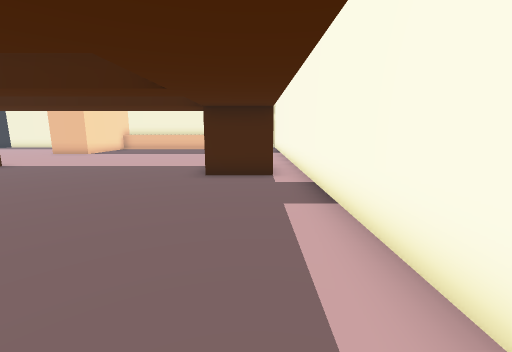
view 1 (above)

21 first-person views from a walk through a 3-D level made in the Godot game engine. The camera is 1.3 m above the floor, tilts 10° down and sees 90° across. The floor is counted in squares, 1 m on a side. Each view is taken from the middle of a square. On the plan, view 1 faces up. The plan holds only what a view shows up to about 13 squares ahead; the rest is blank.

view 2
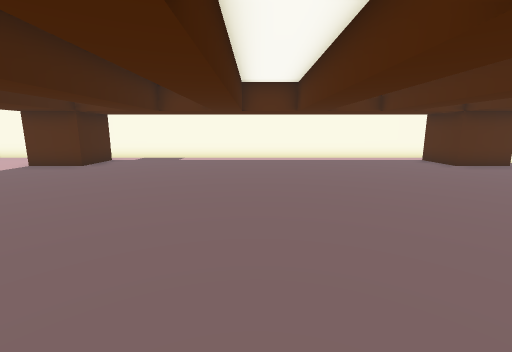

view 3
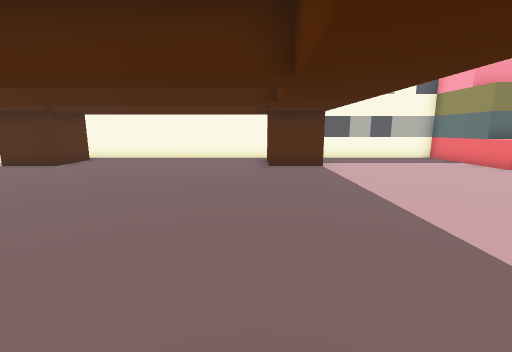

view 4
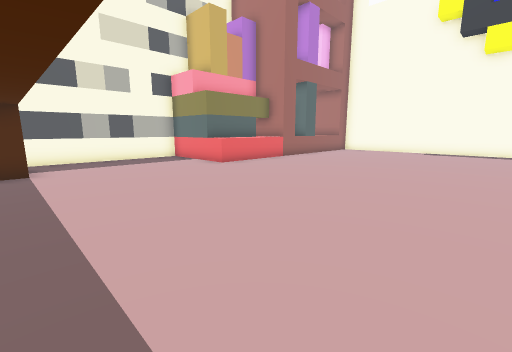

view 5
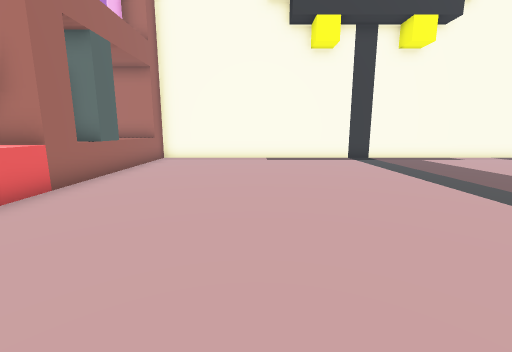

view 6
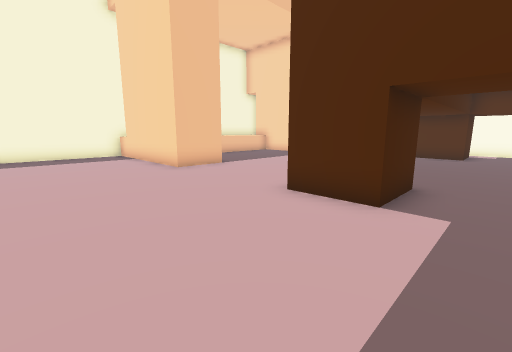

view 7
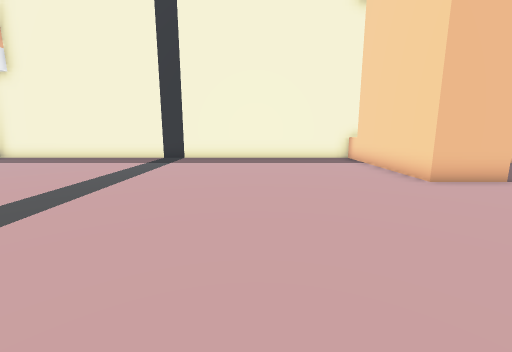

view 8
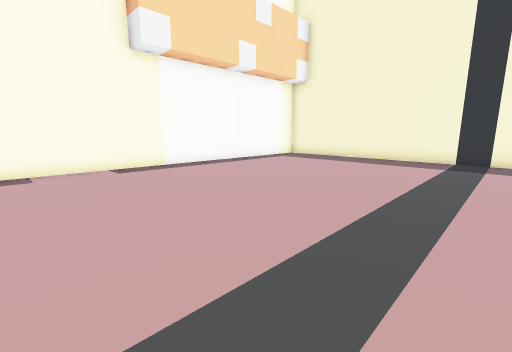

view 9
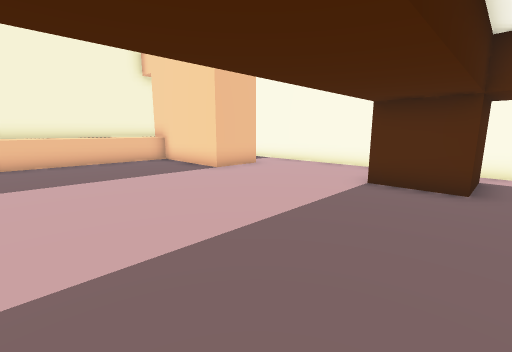

view 10
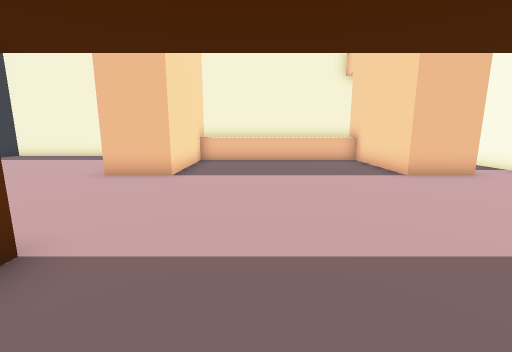

view 11
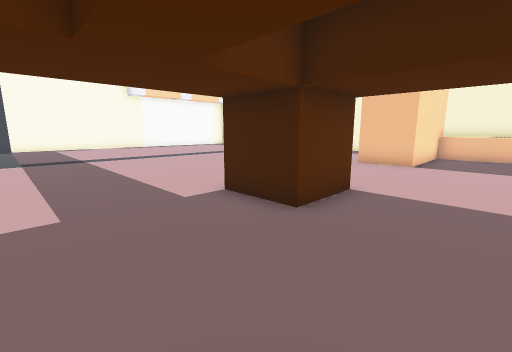

view 12
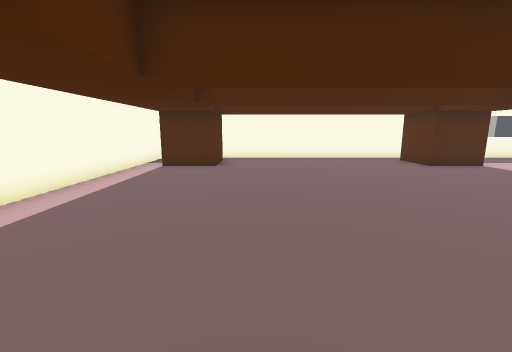

view 13
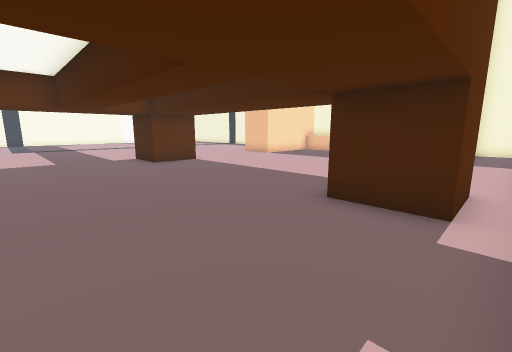

view 14
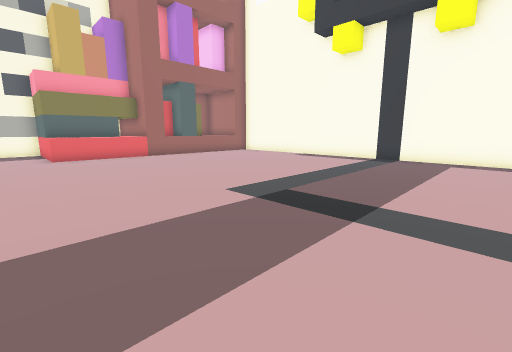

view 15
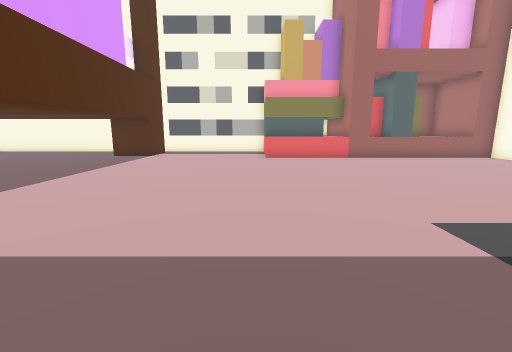

view 16
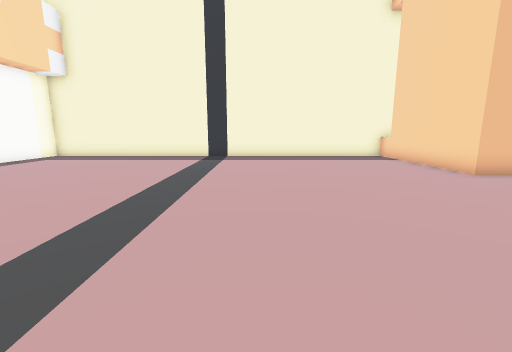

view 17
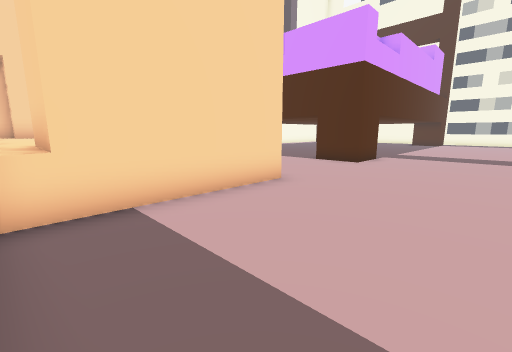

view 18
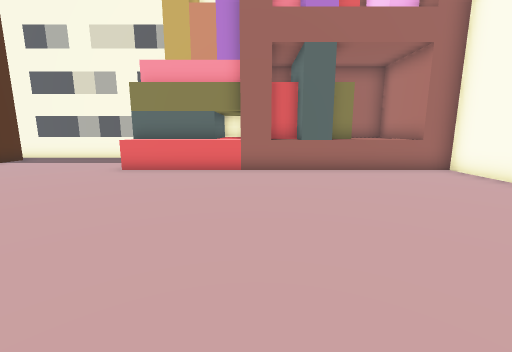

view 19
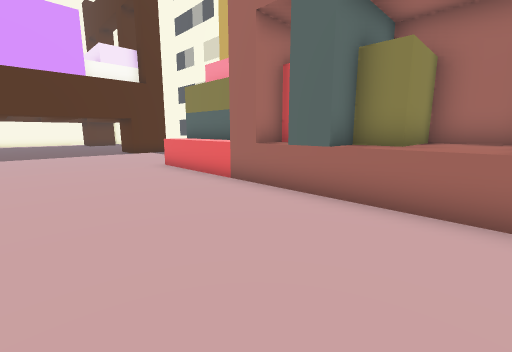

view 20
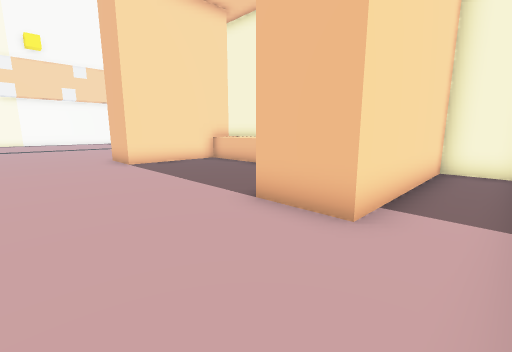

view 21
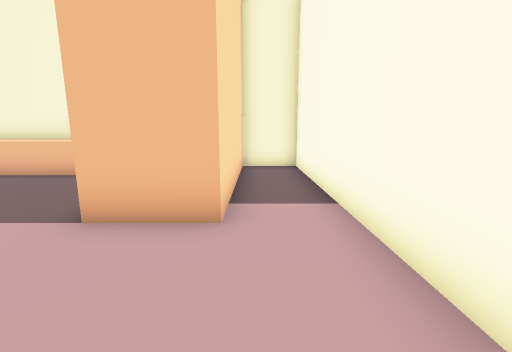

### Floor plan
Points are (right, up) in squares from view 1. A wall is a line through its corners. A room is listed if a view was taken in it or the views show most of it. See-through windows are left out.
Room 1 (views 1, 2, 3, 4, 5, 6, 7, 8, 9, 10, 11, 12, 13, 14, 15, 16, 17, 18, 19, 20, 21)
walls: (-11.5, 7.5) (-11.5, 9.5) (-9.5, 9.5) (-9.5, 7.5) (-11.5, 7.5); (-11.6, -6.5) (-9.5, -6.5) (-9.5, -8.5); (-21.5, -5.4) (-21.5, -6.5); (-20.5, -6.5) (-17.5, -6.5); (-9.5, 19.5) (-9.5, 14.5) (-11.5, 14.5) (-11.5, 20.5); (-11.5, -8.5) (-11.5, -7.5); (-11, 20.5) (-28.5, 20.5) (-28.5, -5.5) (-17.5, -5.5) (-17.5, -9.5) (-0.8, -9.5); (0.5, 9.5) (0.5, 7.5) (-1.5, 7.5) (-1.5, 9.5); (-23.5, -6.5) (-22.5, -6.5); (-27.5, -5.4) (-27.5, -8.5) (-25.5, -8.5) (-25.5, -6.5) (-24.5, -6.5) (-24.5, -5.5); (-2.8, 20.5) (-9.4, 20.5); (-1.5, 19.4) (-1.5, 20); (-1.5, -8.5) (-1.5, -6.5) (0.5, -6.5); (1.5, -9.2) (1.5, 20.5) (-0.5, 20.5) (-0.5, 14.5) (-2.5, 14.5) (-2.5, 19.5)
low walls: (-2.5, 18.5) (-9.5, 18.5)
ways out: opening at (-0.5, -9); opening at (1, -7.5)

Positions as (right, up) in squares from view 1, and headings:
1: (0, 0), facing up
2: (-11, 1), facing right
3: (-9, 3), facing down
4: (-11, 3), facing down-left
5: (-16, -1), facing left
6: (-16, 6), facing up-right
7: (-16, 8), facing up
8: (-19, 8), facing up-left
9: (-8, 7), facing up-right
10: (-7, 7), facing up
11: (-7, 4), facing up-left
12: (-3, 3), facing down
13: (1, 3), facing up-left
14: (-16, 8), facing down-left
15: (-17, 7), facing down
16: (-18, 7), facing up
17: (-16, 20), facing down-right
18: (-22, 3), facing down
19: (-27, -1), facing down-right
20: (1, 11), facing up-left
21: (0, 11), facing up
